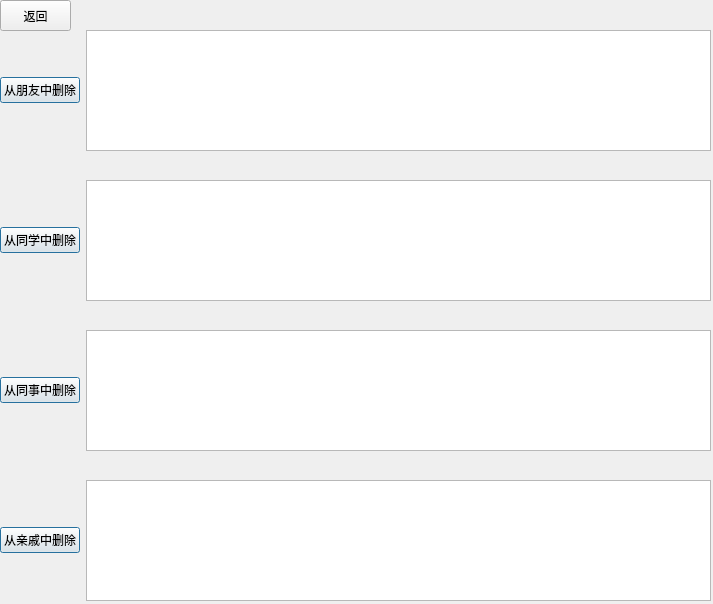
<?xml version="1.0" encoding="UTF-8"?>
<ui version="4.0">
 <class>Delepage</class>
 <widget class="QWidget" name="Delepage">
  <property name="geometry">
   <rect>
    <x>0</x>
    <y>0</y>
    <width>713</width>
    <height>604</height>
   </rect>
  </property>
  <property name="windowTitle">
   <string>输入姓名删除联系人</string>
  </property>
  <widget class="QWidget" name="layoutWidget_4">
   <property name="geometry">
    <rect>
     <x>0</x>
     <y>330</y>
     <width>711</width>
     <height>121</height>
    </rect>
   </property>
   <layout class="QHBoxLayout" name="horizontalLayout_3">
    <item>
     <widget class="QPushButton" name="b_workmate">
      <property name="text">
       <string>从同事中删除</string>
      </property>
      <property name="default">
       <bool>true</bool>
      </property>
     </widget>
    </item>
    <item>
     <widget class="QTextEdit" name="t_workmate"/>
    </item>
   </layout>
  </widget>
  <widget class="QWidget" name="layoutWidget_2">
   <property name="geometry">
    <rect>
     <x>0</x>
     <y>180</y>
     <width>711</width>
     <height>121</height>
    </rect>
   </property>
   <layout class="QHBoxLayout" name="horizontalLayout_2">
    <item>
     <widget class="QPushButton" name="b_classmate">
      <property name="text">
       <string>从同学中删除</string>
      </property>
      <property name="default">
       <bool>true</bool>
      </property>
     </widget>
    </item>
    <item>
     <widget class="QTextEdit" name="t_classmate"/>
    </item>
   </layout>
  </widget>
  <widget class="QWidget" name="layoutWidget">
   <property name="geometry">
    <rect>
     <x>0</x>
     <y>480</y>
     <width>711</width>
     <height>121</height>
    </rect>
   </property>
   <layout class="QHBoxLayout" name="horizontalLayout_5">
    <item>
     <widget class="QPushButton" name="b_relative">
      <property name="text">
       <string>从亲戚中删除</string>
      </property>
      <property name="default">
       <bool>true</bool>
      </property>
     </widget>
    </item>
    <item>
     <widget class="QTextEdit" name="t_relative"/>
    </item>
   </layout>
  </widget>
  <widget class="QWidget" name="layoutWidget_3">
   <property name="geometry">
    <rect>
     <x>0</x>
     <y>30</y>
     <width>711</width>
     <height>121</height>
    </rect>
   </property>
   <layout class="QHBoxLayout" name="horizontalLayout">
    <item>
     <widget class="QPushButton" name="b_friend">
      <property name="text">
       <string>从朋友中删除</string>
      </property>
      <property name="default">
       <bool>true</bool>
      </property>
     </widget>
    </item>
    <item>
     <widget class="QTextEdit" name="t_friend"/>
    </item>
   </layout>
  </widget>
  <widget class="QPushButton" name="back">
   <property name="geometry">
    <rect>
     <x>0</x>
     <y>0</y>
     <width>71</width>
     <height>31</height>
    </rect>
   </property>
   <property name="text">
    <string>返回</string>
   </property>
  </widget>
 </widget>
 <resources/>
 <connections/>
</ui>
